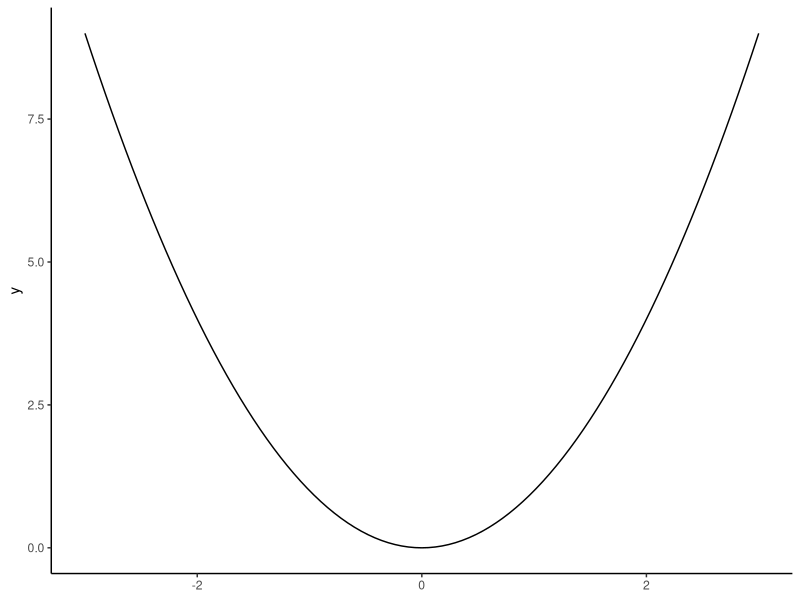
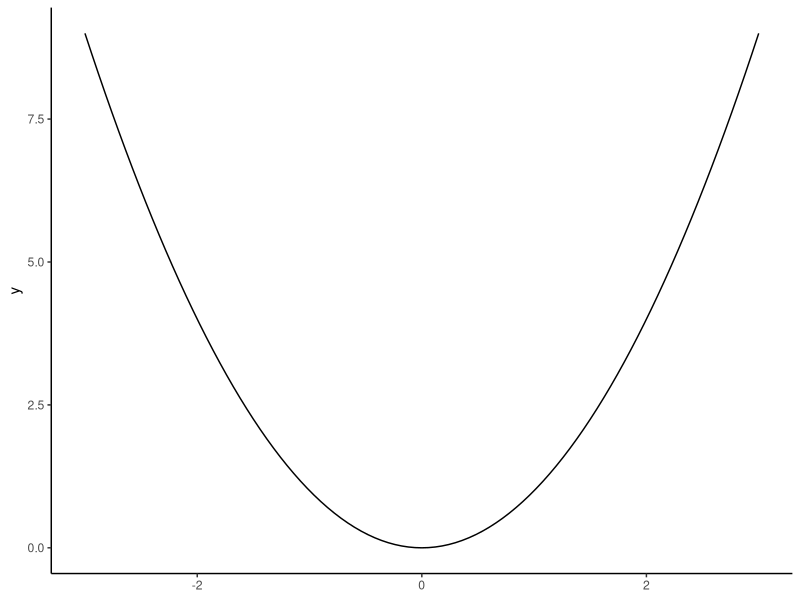

Recreate these plots in R, in order.
## ---- chunk 1
knitr::opts_chunk$set(
  echo = FALSE,
  out.width = "100%"
)
library("ggplot2")
## ---- chunk 2
f <- function(x) x^2
ggplot() + 
  xlim(-3,3) +
  geom_function(fun = f) +
  theme_classic()
## ---- chunk 3
f <- function(x) x^2
ggplot() + 
  xlim(-3,3) +
  geom_function(fun = f) +
  theme_classic()
